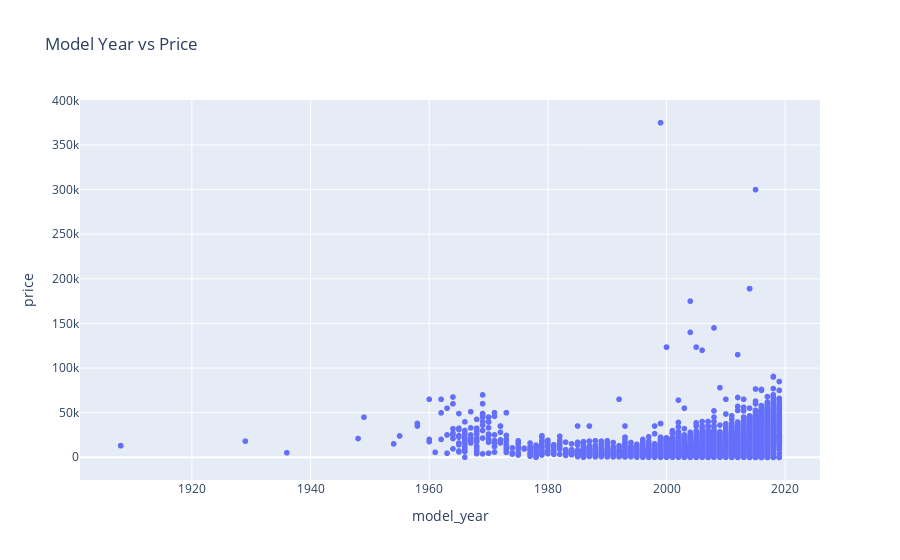

Notebook cell for this chart:
### Code cell
# Scatterplot 2: Model Year vs Price
fig4 = px.scatter(df, x="model_year", y="price", title="Model Year vs Price")
fig4.show()

### Figure 1 — Plotly figure (JSON) as saved in the notebook; plotly's stock layout.template omitted (floating-point values rounded to 4 significant figures; data arrays with more than 128 entries replaced by an {"elided": "..."} marker saying what was removed)
{"data": [{"hovertemplate": "model_year=%{x}<br>price=%{y}<extra></extra>", "legendgroup": "", "marker": {"color": "#636efa", "symbol": "circle"}, "mode": "markers", "name": "", "showlegend": false, "type": "scattergl", "x": {"elided": "51525 float values"}, "xaxis": "x", "y": {"elided": "51525 int values"}, "yaxis": "y"}], "layout": {"legend": {"tracegroupgap": 0}, "title": {"text": "Model Year vs Price"}, "xaxis": {"anchor": "y", "domain": [0, 1], "title": {"text": "model_year"}}, "yaxis": {"anchor": "x", "domain": [0, 1], "title": {"text": "price"}}}}
